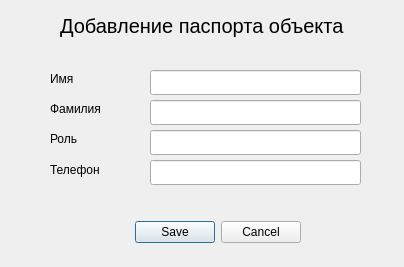
<?xml version="1.0" encoding="UTF-8"?>
<ui version="4.0">
 <class>DialogAddDevice</class>
 <widget class="QWidget" name="DialogAddDevice">
  <property name="enabled">
   <bool>true</bool>
  </property>
  <property name="geometry">
   <rect>
    <x>0</x>
    <y>0</y>
    <width>404</width>
    <height>267</height>
   </rect>
  </property>
  <property name="mouseTracking">
   <bool>false</bool>
  </property>
  <property name="tabletTracking">
   <bool>false</bool>
  </property>
  <property name="acceptDrops">
   <bool>false</bool>
  </property>
  <property name="windowTitle">
   <string>Form</string>
  </property>
  <property name="autoFillBackground">
   <bool>false</bool>
  </property>
  <widget class="QLineEdit" name="surnamelineEdit">
   <property name="geometry">
    <rect>
     <x>150</x>
     <y>100</y>
     <width>211</width>
     <height>25</height>
    </rect>
   </property>
  </widget>
  <widget class="QLineEdit" name="rolelineEdit">
   <property name="geometry">
    <rect>
     <x>150</x>
     <y>130</y>
     <width>211</width>
     <height>25</height>
    </rect>
   </property>
  </widget>
  <widget class="QLineEdit" name="phonelineEdit">
   <property name="geometry">
    <rect>
     <x>150</x>
     <y>160</y>
     <width>211</width>
     <height>25</height>
    </rect>
   </property>
  </widget>
  <widget class="QLabel" name="label_2">
   <property name="geometry">
    <rect>
     <x>50</x>
     <y>100</y>
     <width>67</width>
     <height>17</height>
    </rect>
   </property>
   <property name="text">
    <string>Фамилия</string>
   </property>
  </widget>
  <widget class="QLabel" name="label_3">
   <property name="geometry">
    <rect>
     <x>50</x>
     <y>130</y>
     <width>67</width>
     <height>17</height>
    </rect>
   </property>
   <property name="text">
    <string>Роль</string>
   </property>
  </widget>
  <widget class="QLabel" name="label_4">
   <property name="geometry">
    <rect>
     <x>50</x>
     <y>160</y>
     <width>81</width>
     <height>20</height>
    </rect>
   </property>
   <property name="text">
    <string>Телефон</string>
   </property>
  </widget>
  <widget class="QDialogButtonBox" name="buttonBox_2">
   <property name="geometry">
    <rect>
     <x>100</x>
     <y>220</y>
     <width>201</width>
     <height>25</height>
    </rect>
   </property>
   <property name="standardButtons">
    <set>QDialogButtonBox::Cancel|QDialogButtonBox::Save</set>
   </property>
   <property name="centerButtons">
    <bool>false</bool>
   </property>
  </widget>
  <widget class="QLabel" name="label_5">
   <property name="geometry">
    <rect>
     <x>60</x>
     <y>10</y>
     <width>291</width>
     <height>31</height>
    </rect>
   </property>
   <property name="font">
    <font>
     <pointsize>15</pointsize>
    </font>
   </property>
   <property name="text">
    <string>Добавление паспорта объекта</string>
   </property>
  </widget>
  <widget class="QLabel" name="label_6">
   <property name="geometry">
    <rect>
     <x>50</x>
     <y>70</y>
     <width>67</width>
     <height>17</height>
    </rect>
   </property>
   <property name="text">
    <string>Имя</string>
   </property>
  </widget>
  <widget class="QLineEdit" name="surnamelineEdit_2">
   <property name="geometry">
    <rect>
     <x>150</x>
     <y>70</y>
     <width>211</width>
     <height>25</height>
    </rect>
   </property>
  </widget>
  <zorder>surnamelineEdit</zorder>
  <zorder>rolelineEdit</zorder>
  <zorder>phonelineEdit</zorder>
  <zorder>label_3</zorder>
  <zorder>label_4</zorder>
  <zorder>buttonBox_2</zorder>
  <zorder>label_5</zorder>
  <zorder>label_2</zorder>
  <zorder>label_6</zorder>
  <zorder>surnamelineEdit_2</zorder>
 </widget>
 <resources/>
 <connections/>
</ui>
